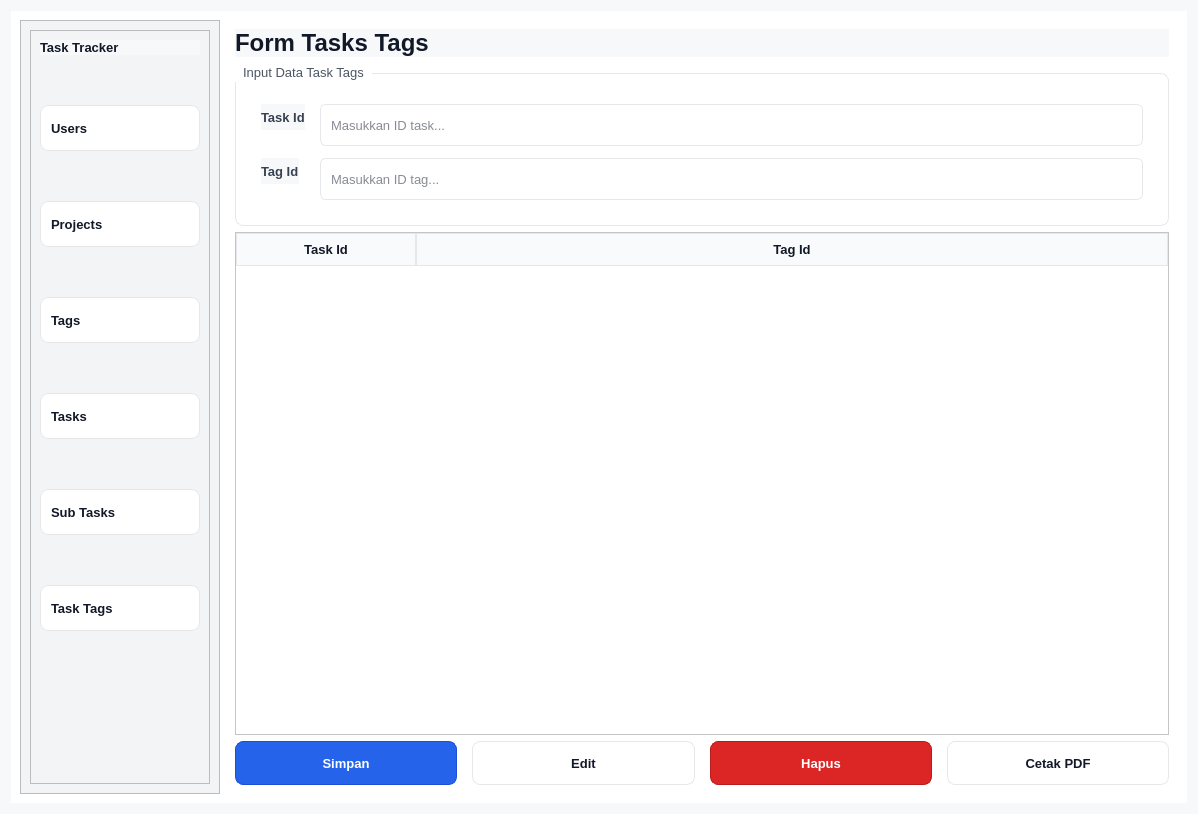
<?xml version="1.0" encoding="UTF-8"?>
<ui version="4.0">
 <class>Form</class>
 <widget class="QWidget" name="Form">
  <property name="geometry">
   <rect>
    <x>0</x>
    <y>0</y>
    <width>1198</width>
    <height>814</height>
   </rect>
  </property>
  <property name="windowTitle">
   <string>Form Tasks Tags</string>
  </property>
  <property name="styleSheet">
   <string notr="true">
* {
  font-family: &quot;Segoe UI&quot;;
  font-size: 10pt;
  color: #111827;
}
QWidget {
  background: #F7F8FA;
}
QFrame#frame_2, QFrame#frame_4 {
  background: #F3F4F6;
}
QFrame#frame_2 {
  border-right: 1px solid #E5E7EB;
}
QFrame#frame, QFrame#frame_3 {
  background: #FFFFFF;
  border: none;
}
QLabel#label {
  font-size: 18pt;
  font-weight: 700;
  color: #111827;
}
QLabel#label_taskId, QLabel#label_tagId {
  font-weight: 600;
  color: #374151;
}
QPushButton {
  background-color: #FFFFFF;
  border: 1px solid #E5E7EB;
  border-radius: 8px;
  padding: 6px 12px;
  color: #111827;
  font-weight: 600;
  min-height: 30px;
  qproperty-cursor: pointingHandCursor;
}
QPushButton:hover {
  background-color: #F3F4F6;
}
QPushButton:pressed {
  background-color: #E5E7EB;
}
QPushButton:disabled {
  color: #9CA3AF;
  background-color: #F3F4F6;
  border-color: #E5E7EB;
}
QFrame#frame_4 QPushButton {
  text-align: left;
  padding: 6px 10px;
  min-height: 32px;
}
QFrame#frame_4 QPushButton:hover {
  background: #F3F4F6;
}
QFrame#frame_4 QPushButton:pressed {
  background: #E5F0FF;
  border-color: #2563EB;
  color: #1D4ED8;
}
QPushButton#pushButton_7 {
  background-color: #2563EB;
  color: #FFFFFF;
  border: 1px solid #1D4ED8;
}
QPushButton#pushButton_7:hover { background-color: #1D4ED8; }
QPushButton#pushButton_7:pressed { background-color: #1E40AF; }
QPushButton#pushButton_8 {}
QPushButton#pushButton_9 {
  background-color: #DC2626;
  color: #FFFFFF;
  border: 1px solid #B91C1C;
}
QPushButton#pushButton_9:hover { background-color: #B91C1C; }
QPushButton#pushButton_9:pressed { background-color: #991B1B;
}
QLineEdit, QPlainTextEdit, QTextEdit, QComboBox, QSpinBox, QDoubleSpinBox, QDateEdit, QTimeEdit, QDateTimeEdit {
  background: #FFFFFF;
  border: 1px solid #E5E7EB;
  border-radius: 6px;
  padding: 6px 8px;
  min-height: 28px;
}
QLineEdit:focus, QPlainTextEdit:focus, QTextEdit:focus, QComboBox:focus,
QSpinBox:focus, QDoubleSpinBox:focus, QDateEdit:focus, QTimeEdit:focus, QDateTimeEdit:focus {
  border-color: #2563EB;
}
QLineEdit:disabled, QComboBox:disabled {
  background-color: #F3F4F6;
  color: #9CA3AF;
}
QTableView, QTableWidget {
  background: #FFFFFF;
  gridline-color: #E5E7EB;
  selection-background-color: #E5F0FF;
  selection-color: #111827;
  alternate-background-color: #F9FAFB;
}
QHeaderView::section {
  background: #F9FAFB;
  color: #111827;
  padding: 6px 8px;
  border: 1px solid #E5E7EB;
  font-weight: 600;
}
QTableCornerButton::section {
  background: #F9FAFB;
  border: 1px solid #E5E7EB;
}
QTableView::item {
  padding: 4px 8px;
}
QGroupBox {
  border: 1px solid #E5E7EB;
  border-radius: 8px;
  margin-top: 10px;
  background: #FFFFFF;
  padding: 15px;
}
QGroupBox::title {
  subcontrol-origin: margin;
  subcontrol-position: top left;
  padding: 2px 6px;
  color: #4B5563;
  font-weight: 600;
}
QScrollBar:vertical {
  background: transparent;
  width: 12px;
  margin: 0px;
}
QScrollBar::handle:vertical {
  background: #CBD5E1;
  border-radius: 6px;
  min-height: 24px;
}
QScrollBar::handle:vertical:hover { background: #94A3B8; }
QScrollBar::add-line:vertical, QScrollBar::sub-line:vertical { height: 0; }
QScrollBar:horizontal {
  background: transparent;
  height: 12px;
  margin: 0px;
}
QScrollBar::handle:horizontal {
  background: #CBD5E1;
  border-radius: 6px;
  min-width: 24px;
}
QScrollBar::handle:horizontal:hover { background: #94A3B8; }
QScrollBar::add-line:horizontal, QScrollBar::sub-line:horizontal { width: 0;
}
</string>
  </property>
  <layout class="QVBoxLayout" name="verticalLayout">
   <item>
    <widget class="QFrame" name="frame">
     <property name="styleSheet">
      <string notr="true"/>
     </property>
     <property name="frameShape">
      <enum>QFrame::StyledPanel</enum>
     </property>
     <property name="frameShadow">
      <enum>QFrame::Raised</enum>
     </property>
     <layout class="QHBoxLayout" name="horizontalLayout">
      <item>
       <widget class="QFrame" name="frame_2">
        <property name="minimumSize">
         <size>
          <width>200</width>
          <height>0</height>
         </size>
        </property>
        <property name="styleSheet">
         <string notr="true"/>
        </property>
        <property name="frameShape">
         <enum>QFrame::StyledPanel</enum>
        </property>
        <property name="frameShadow">
         <enum>QFrame::Raised</enum>
        </property>
        <layout class="QVBoxLayout" name="verticalLayout_2">
         <item>
          <widget class="QFrame" name="frame_4">
           <property name="styleSheet">
            <string notr="true"/>
           </property>
           <property name="frameShape">
            <enum>QFrame::StyledPanel</enum>
           </property>
           <property name="frameShadow">
            <enum>QFrame::Raised</enum>
           </property>
           <layout class="QVBoxLayout" name="verticalLayout_3">
            <property name="spacing">
             <number>50</number>
            </property>
            <item>
             <widget class="QLabel" name="label_2">
              <property name="font">
               <font>
                <family>Segoe UI</family>
                <pointsize>10</pointsize>
                <weight>75</weight>
                <bold>true</bold>
               </font>
              </property>
              <property name="text">
               <string>Task Tracker</string>
              </property>
             </widget>
            </item>
            <item>
             <widget class="QPushButton" name="pushButton">
              <property name="font">
               <font>
                <family>Segoe UI</family>
                <pointsize>10</pointsize>
                <weight>75</weight>
                <bold>true</bold>
               </font>
              </property>
              <property name="cursor">
               <cursorShape>PointingHandCursor</cursorShape>
              </property>
              <property name="styleSheet">
               <string notr="true"/>
              </property>
              <property name="text">
               <string>Users</string>
              </property>
             </widget>
            </item>
            <item>
             <widget class="QPushButton" name="pushButton_4">
              <property name="font">
               <font>
                <family>Segoe UI</family>
                <pointsize>10</pointsize>
                <weight>75</weight>
                <bold>true</bold>
               </font>
              </property>
              <property name="cursor">
               <cursorShape>PointingHandCursor</cursorShape>
              </property>
              <property name="text">
               <string>Projects</string>
              </property>
             </widget>
            </item>
            <item>
             <widget class="QPushButton" name="pushButton_5">
              <property name="font">
               <font>
                <family>Segoe UI</family>
                <pointsize>10</pointsize>
                <weight>75</weight>
                <bold>true</bold>
               </font>
              </property>
              <property name="cursor">
               <cursorShape>PointingHandCursor</cursorShape>
              </property>
              <property name="text">
               <string>Tags</string>
              </property>
             </widget>
            </item>
            <item>
             <widget class="QPushButton" name="pushButton_2">
              <property name="font">
               <font>
                <family>Segoe UI</family>
                <pointsize>10</pointsize>
                <weight>75</weight>
                <bold>true</bold>
               </font>
              </property>
              <property name="cursor">
               <cursorShape>PointingHandCursor</cursorShape>
              </property>
              <property name="styleSheet">
               <string notr="true"/>
              </property>
              <property name="text">
               <string>Tasks</string>
              </property>
             </widget>
            </item>
            <item>
             <widget class="QPushButton" name="pushButton_6">
              <property name="font">
               <font>
                <family>Segoe UI</family>
                <pointsize>10</pointsize>
                <weight>75</weight>
                <bold>true</bold>
               </font>
              </property>
              <property name="cursor">
               <cursorShape>PointingHandCursor</cursorShape>
              </property>
              <property name="text">
               <string>Sub Tasks</string>
              </property>
             </widget>
            </item>
            <item>
             <widget class="QPushButton" name="pushButton_3">
              <property name="font">
               <font>
                <family>Segoe UI</family>
                <pointsize>10</pointsize>
                <weight>75</weight>
                <bold>true</bold>
               </font>
              </property>
              <property name="cursor">
               <cursorShape>PointingHandCursor</cursorShape>
              </property>
              <property name="styleSheet">
               <string notr="true"/>
              </property>
              <property name="text">
               <string>Task Tags</string>
              </property>
             </widget>
            </item>
            <item>
             <spacer name="verticalSpacer">
              <property name="orientation">
               <enum>Qt::Vertical</enum>
              </property>
              <property name="sizeHint" stdset="0">
               <size>
                <width>20</width>
                <height>40</height>
               </size>
              </property>
             </spacer>
            </item>
           </layout>
          </widget>
         </item>
        </layout>
       </widget>
      </item>
      <item>
       <widget class="QFrame" name="frame_3">
        <property name="minimumSize">
         <size>
          <width>800</width>
          <height>0</height>
         </size>
        </property>
        <property name="styleSheet">
         <string notr="true"/>
        </property>
        <property name="frameShape">
         <enum>QFrame::StyledPanel</enum>
        </property>
        <property name="frameShadow">
         <enum>QFrame::Raised</enum>
        </property>
        <layout class="QVBoxLayout" name="verticalLayout_4">
         <item>
          <widget class="QLabel" name="label">
           <property name="font">
            <font>
             <family>Segoe UI</family>
             <pointsize>18</pointsize>
             <weight>87</weight>
             <bold>true</bold>
            </font>
           </property>
           <property name="styleSheet">
            <string notr="true"/>
           </property>
           <property name="text">
            <string>Form Tasks Tags</string>
           </property>
          </widget>
         </item>
         <item>
          <widget class="QGroupBox" name="groupBoxInput">
           <property name="title">
            <string>Input Data Task Tags</string>
           </property>
           <layout class="QFormLayout" name="formLayout">
            <property name="horizontalSpacing">
             <number>15</number>
            </property>
            <property name="verticalSpacing">
             <number>12</number>
            </property>
            <property name="leftMargin">
             <number>10</number>
            </property>
            <property name="topMargin">
             <number>15</number>
            </property>
            <property name="rightMargin">
             <number>10</number>
            </property>
            <property name="bottomMargin">
             <number>10</number>
            </property>
            <item row="0" column="0">
             <widget class="QLabel" name="label_taskId">
              <property name="font">
               <font>
                <family>Segoe UI</family>
                <pointsize>10</pointsize>
                <weight>75</weight>
                <bold>true</bold>
               </font>
              </property>
              <property name="text">
               <string>Task Id</string>
              </property>
             </widget>
            </item>
            <item row="0" column="1">
             <widget class="QLineEdit" name="lineEdit_taskId">
              <property name="font">
               <font>
                <family>Segoe UI</family>
                <pointsize>10</pointsize>
               </font>
              </property>
              <property name="placeholderText">
               <string>Masukkan ID task...</string>
              </property>
             </widget>
            </item>
            <item row="1" column="0">
             <widget class="QLabel" name="label_tagId">
              <property name="font">
               <font>
                <family>Segoe UI</family>
                <pointsize>10</pointsize>
                <weight>75</weight>
                <bold>true</bold>
               </font>
              </property>
              <property name="text">
               <string>Tag Id</string>
              </property>
             </widget>
            </item>
            <item row="1" column="1">
             <widget class="QLineEdit" name="lineEdit_tagId">
              <property name="font">
               <font>
                <family>Segoe UI</family>
                <pointsize>10</pointsize>
               </font>
              </property>
              <property name="placeholderText">
               <string>Masukkan ID tag...</string>
              </property>
             </widget>
            </item>
           </layout>
          </widget>
         </item>
         <item>
          <widget class="QTableWidget" name="tableWidget">
           <property name="font">
            <font>
             <family>Segoe UI</family>
             <pointsize>10</pointsize>
            </font>
           </property>
           <property name="cursor" stdset="0">
            <cursorShape>PointingHandCursor</cursorShape>
           </property>
           <property name="styleSheet">
            <string notr="true"/>
           </property>
           <property name="frameShadow">
            <enum>QFrame::Plain</enum>
           </property>
           <property name="horizontalScrollMode">
            <enum>QAbstractItemView::ScrollPerItem</enum>
           </property>
           <property name="wordWrap">
            <bool>false</bool>
           </property>
           <attribute name="horizontalHeaderVisible">
            <bool>true</bool>
           </attribute>
           <attribute name="horizontalHeaderCascadingSectionResizes">
            <bool>true</bool>
           </attribute>
           <attribute name="horizontalHeaderMinimumSectionSize">
            <number>120</number>
           </attribute>
           <attribute name="horizontalHeaderDefaultSectionSize">
            <number>180</number>
           </attribute>
           <attribute name="horizontalHeaderHighlightSections">
            <bool>true</bool>
           </attribute>
           <attribute name="horizontalHeaderShowSortIndicator" stdset="0">
            <bool>false</bool>
           </attribute>
           <attribute name="horizontalHeaderStretchLastSection">
            <bool>true</bool>
           </attribute>
           <attribute name="verticalHeaderCascadingSectionResizes">
            <bool>false</bool>
           </attribute>
           <attribute name="verticalHeaderHighlightSections">
            <bool>true</bool>
           </attribute>
           <attribute name="verticalHeaderStretchLastSection">
            <bool>false</bool>
           </attribute>
           <column>
            <property name="text">
             <string>Task Id</string>
            </property>
            <property name="textAlignment">
             <set>AlignCenter</set>
            </property>
           </column>
           <column>
            <property name="text">
             <string>Tag Id</string>
            </property>
            <property name="textAlignment">
             <set>AlignCenter</set>
            </property>
           </column>
          </widget>
         </item>
         <item>
          <layout class="QHBoxLayout" name="horizontalLayout_2">
           <property name="spacing">
            <number>15</number>
           </property>
           <item>
            <widget class="QPushButton" name="pushButton_7">
             <property name="font">
              <font>
               <family>Segoe UI</family>
               <pointsize>10</pointsize>
               <weight>75</weight>
               <bold>true</bold>
              </font>
             </property>
             <property name="cursor">
              <cursorShape>PointingHandCursor</cursorShape>
             </property>
             <property name="text">
              <string>Simpan</string>
             </property>
            </widget>
           </item>
           <item>
            <widget class="QPushButton" name="pushButton_8">
             <property name="font">
              <font>
               <family>Segoe UI</family>
               <pointsize>10</pointsize>
               <weight>75</weight>
               <bold>true</bold>
              </font>
             </property>
             <property name="cursor">
              <cursorShape>PointingHandCursor</cursorShape>
             </property>
             <property name="text">
              <string>Edit</string>
             </property>
            </widget>
           </item>
           <item>
            <widget class="QPushButton" name="pushButton_9">
             <property name="font">
              <font>
               <family>Segoe UI</family>
               <pointsize>10</pointsize>
               <weight>75</weight>
               <bold>true</bold>
              </font>
             </property>
             <property name="cursor">
              <cursorShape>PointingHandCursor</cursorShape>
             </property>
             <property name="text">
              <string>Hapus</string>
             </property>
            </widget>
           </item>
           <item>
            <widget class="QPushButton" name="pushButton_cetak">
             <property name="font">
              <font>
               <family>Segoe UI</family>
               <pointsize>10</pointsize>
               <weight>75</weight>
               <bold>true</bold>
              </font>
             </property>
             <property name="cursor">
              <cursorShape>PointingHandCursor</cursorShape>
             </property>
             <property name="text">
              <string>Cetak PDF</string>
             </property>
            </widget>
           </item>
          </layout>
         </item>
        </layout>
       </widget>
      </item>
     </layout>
    </widget>
   </item>
  </layout>
 </widget>
 <resources/>
 <connections/>
</ui>
